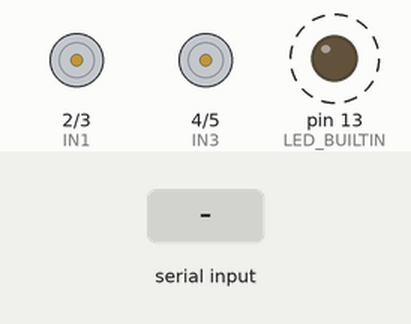
Recording of a sketch running on a simulated Arduino Uno, built with avr-gcc and run on an emulated ATmega328P. Parts: motor-driver pin pairs drawn as motors (green arrow = first pin HIGH = forward, orange = second pin HIGH = backward, longer = more drive), output pins drawn as LEDs (lit = HIGH). Dashed ring = blinking. The test bench sets the inputs (shaded band).

Above: at 1.26 s.
1.3 s: "w" received over Serial
At 2.01 s:
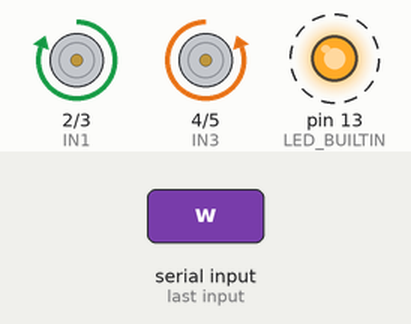
4.3 s: "h" received over Serial
At 5.02 s:
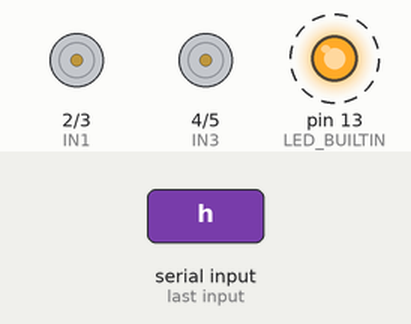
7.3 s: "s" received over Serial
At 8.02 s:
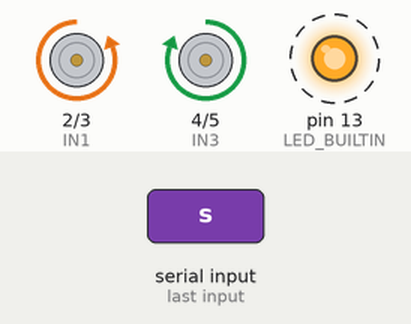
10.3 s: "q" received over Serial
At 11.03 s:
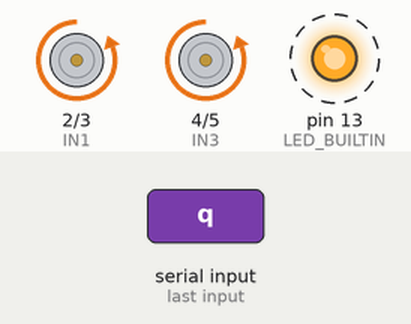
13.3 s: "d" received over Serial
At 14.03 s:
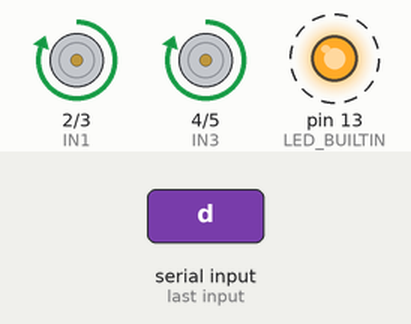
16.3 s: "a" received over Serial
At 16.84 s:
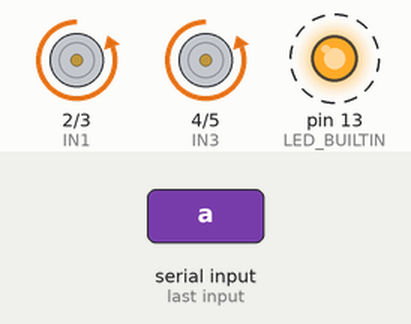
Timing chart, 0 to 20.3 s (numbered marks = the images above; inputs shaded):
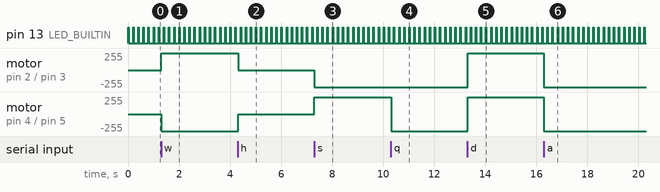

Measured:
- after the input at 1.3 s, motor on pin 2 (IN1) / pin 3 (IN2): stopped → forward 255/255 at once; motor on pin 4 (IN3) / pin 5 (IN4): stopped → backward 255/255 at once
- after the input at 4.3 s, motor on pin 2 (IN1) / pin 3 (IN2): forward 255/255 → stopped at once; motor on pin 4 (IN3) / pin 5 (IN4): backward 255/255 → stopped at once
- after the input at 7.3 s, motor on pin 2 (IN1) / pin 3 (IN2): stopped → backward 255/255 at once; motor on pin 4 (IN3) / pin 5 (IN4): stopped → forward 255/255 at once
- after the input at 10.3 s, motor on pin 4 (IN3) / pin 5 (IN4): forward 255/255 → backward 255/255 at once
- after the input at 13.3 s, motor on pin 2 (IN1) / pin 3 (IN2), motor on pin 4 (IN3) / pin 5 (IN4): backward 255/255 → forward 255/255 at once
- after the input at 16.3 s, motor on pin 2 (IN1) / pin 3 (IN2), motor on pin 4 (IN3) / pin 5 (IN4): forward 255/255 → backward 255/255 at once
- by itself, pin 13 (LED_BUILTIN): alternates HIGH for 0.02 s and LOW for 0.18 s

The sketch:

arduino.ino
```cpp
// left motor
int IN1 = 2 ;
int IN2 = 3 ;

// right motor
int IN3 = 4 ;
int IN4 = 5 ;

// initialize
void setup(){
  pinMode(LED_BUILTIN, OUTPUT);
  pinMode(IN1,OUTPUT);
  pinMode(IN2,OUTPUT);
  pinMode(IN3,OUTPUT);
  pinMode(IN4,OUTPUT);
  Serial.begin(9600);
}

void leftWheelForward() {
  digitalWrite(IN1,HIGH);
  digitalWrite(IN2,LOW);
}

void leftWheelStop() {
  digitalWrite(IN1,HIGH);
  digitalWrite(IN2,HIGH);
}

void leftWheelBackward() {
  digitalWrite(IN1,LOW);
  digitalWrite(IN2,HIGH);
}

void rightWheelForward() {
  digitalWrite(IN3,LOW);
  digitalWrite(IN4,HIGH);
}

void rightWheelStop() {
  digitalWrite(IN3,HIGH);
  digitalWrite(IN4,HIGH);
}

void rightWheelBackward() {
  digitalWrite(IN3,HIGH);
  digitalWrite(IN4,LOW);
}

void forward() {
  rightWheelForward();
  leftWheelForward();
}

void halt() {
  rightWheelStop();
  leftWheelStop();
}

void backward() {
  rightWheelBackward();
  leftWheelBackward();
}

void turnLeft() {
  rightWheelForward();
}

void spinLeft() {
  rightWheelForward();
  leftWheelBackward();
}

void turnRight() {
  leftWheelForward();
}

void spinRight() {
  rightWheelBackward();
  leftWheelForward();
}

void process_command() {
  if (Serial.available()) {
    int command = Serial.read();

    if (command == 'w') {
      forward();
      return;
    }
    if (command == 'h') {
      halt();
      return;
    }
    if (command == 's') {
      backward();
      return;
    }
    if (command == 'q') {
      turnLeft();
    }
    if (command == 'e') {
      turnRight();
    }
    if (command == 'a') {
      spinLeft();
    }
    if (command == 'd') {
      spinRight();
    }
  }
}


int interval = 10;
int skip = 0;

void loop(){
  bool led_turn = (skip++ % 10 == 0);

  if (led_turn) {
    digitalWrite(LED_BUILTIN, HIGH);
  }

  delay(interval);
  process_command();
  delay(interval);

  if (led_turn) {
    digitalWrite(LED_BUILTIN, LOW);
  }
}
```
